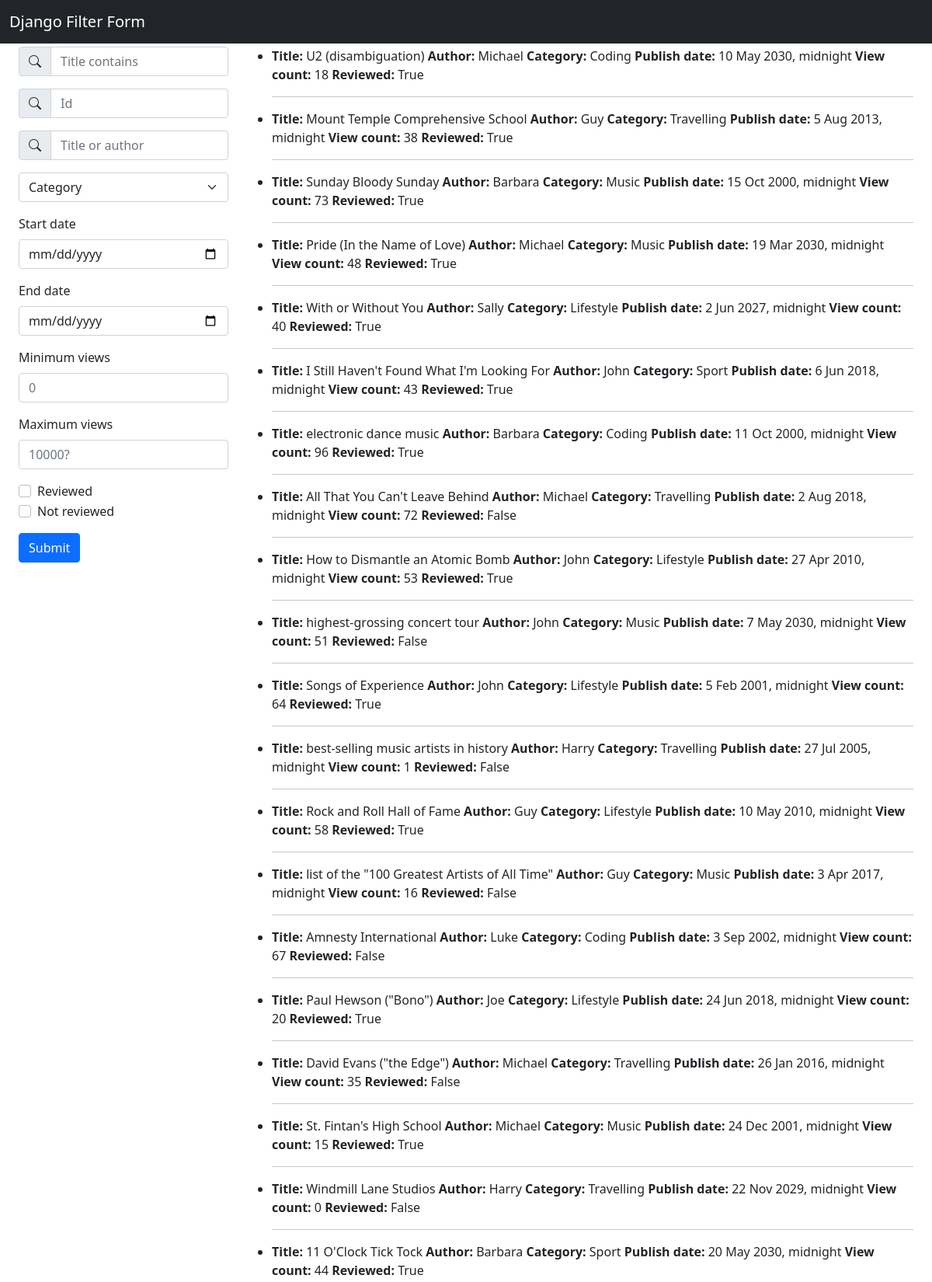
The page / (upper part) on the database its author committed.
### core/models.py (models this page shows, shortened)
class Journal(models.Model):
    title = models.CharField(max_length=120)
    author = models.ForeignKey(Author, on_delete=models.CASCADE)
    categories = models.ManyToManyField(Category)
    publish_date = models.DateTimeField()
    views = models.IntegerField(default=0)
    reviewed = models.BooleanField(default=False)

class Author(models.Model):
    name = models.CharField(max_length=30)
    def __str__(self):
        return self.name

class Category(models.Model):
    name = models.CharField(max_length=20)
    def __str__(self):
        return self.name

### core/views.py (the view)
# urls.py: path("", bootstrap_filter_view, name="bootstrap"),
def bootstrap_filter_view(request):
    qs = filter(request)
    context = {"queryset": qs, "categories": Category.objects.all()}
    return render(request, "form.html", context)

### core/views.py (called while the page is built)
def is_valid_param(param):
    return param != "" and param is not None

### core/templates/form.html (shortened to what this page needs)
{% load static %}
<!doctype html>
<html lang="en">
<head>
    <link href="https://cdn.jsdelivr.net/npm/bootstrap@5.1.3/dist/css/bootstrap.min.css" rel="stylesheet"
>
    <link rel="stylesheet" href="https://cdn.jsdelivr.net/npm/bootstrap-icons@1.7.2/font/bootstrap-icons.css">
</head>
<body>
<nav class="navbar navbar-expand-lg navbar-dark bg-dark fixed-top">
    <div class="container-fluid">
        <a class="navbar-brand" href="/">Django Filter Form</a>
    </div>
</nav>
<main role="main" class="container-fluid" style="padding: 5% 2%;">
    <div class="row">
        <div class="col-md-3">
            <form method="GET" action="">
                <div class="input-group mb-3">
                    <span class="input-group-text" id="basic-addon1"><i class="bi bi-search"></i></span>
                    <input type="search" class="form-control" placeholder="Title contains" name="title_contains"
                           aria-label="Username" aria-describedby="basic-addon1">
                </div>
                <div class="input-group mb-3">
                    <span class="input-group-text" id="basic-addon1"><i class="bi bi-search"></i></span>
                    <input type="search" class="form-control" placeholder="Id" name="id_exact"
                           aria-label="Username" aria-describedby="basic-addon1">
                </div>
                <div class="input-group mb-3">
                    <span class="input-group-text" id="basic-addon1"><i class="bi bi-search"></i></span>
                    <input type="search" class="form-control" placeholder="Title or author" name="title_or_author"
                           aria-label="Username" aria-describedby="basic-addon1">
                </div>
                <select class="form-select mb-3" id="category" name="category" aria-label="Default select example">
                    <option selected>Category</option>
                </select>
                <div class="mb-3">
                    <label for="publishDateMin" class="form-label">Start date</label>
                    <input type="date" class="form-control" id="publishDateMin"
                           name="date_min"
                           aria-describedby="publishDateMin">
                </div>
                <div class="mb-3">
                    <label for="publishDateMax" class="form-label">End date</label>
                    <input type="date" class="form-control" id="publishDateMax"
                           name="date_max"
                           aria-describedby="publishDateMax">
                </div>
                <div class="mb-3">
                    <label for="viewCountMin" class="form-label">Minimum views</label>
                    <input type="number" class="form-control" id="viewCountMin" placeholder="0" name="view_count_min"
                           aria-describedby="viewCountMin">
                </div>
                <div class="mb-3">
                    <label for="viewCountMax" class="form-label">Maximum views</label>
                    <input type="number" class="form-control" id="viewCountMax" placeholder="10000?"
                           name="view_count_max"
                           aria-describedby="viewCountMax">
                </div>
                <div class="form-check">
                    <input class="form-check-input" type="checkbox" value="" id="reviewed"
                           name="reviewed">
                    <label class="form-check-label" for="reviewed">
                        Reviewed
                    </label>
                </div>
                <div class="form-check mb-3">
                    <input class="form-check-input" type="checkbox" value="" id="notReviewed"
                           name="notReviewed">
                    <label class="form-check-label" for="notReviewed">
                        Not reviewed
                    </label>
                </div>
                <button type="submit" class="btn btn-primary">Submit</button>
            </form>
        </div>
        <div class="col-md-9">
            <ul>
                {% for item in queryset %}
                    <li><strong>Title: </strong>{{ item.title }}
                        <span><strong>Author: </strong>{{ item.author }}</span>
                        <span><strong>Category: </strong>
                            {% for category in item.categories.all %}
                                {{ category }}
                            {% endfor %}
                    </span>
                        <span><strong>Publish date: </strong>{{ item.publish_date }}</span>
                        <span><strong>View count: </strong> {{ item.views }}</span>
                        <span><strong>Reviewed: </strong> {{ item.reviewed }}</span>
                    </li>
                    <hr/>
                {% empty %}
                    <li class="alert alert-warning">Sorry no data to display!</li>
                {% endfor %}
            </ul>
        </div>
    </div>
</main>
</body>
</html>

### rows shown on the page
Journal: title "U2 (disambiguation)", author "Michael", publish_date "10 May 2030, midnight", views "18", reviewed "True"
Category: name "Coding"
Journal: title "Mount Temple Comprehensive School", author "Guy", publish_date "5 Aug 2013, midnight", views "38", reviewed "True"
Category: name "Travelling"
Journal: title "Sunday Bloody Sunday", author "Barbara", publish_date "15 Oct 2000, midnight", views "73", reviewed "True"
Category: name "Music"
Journal: title "Pride (In the Name of Love)", author "Michael", publish_date "19 Mar 2030, midnight", views "48", reviewed "True"
Journal: title "With or Without You", author "Sally", publish_date "2 Jun 2027, midnight", views "40", reviewed "True"
Category: name "Lifestyle"
Journal: title "I Still Haven't Found What I'm Looking For", author "John", publish_date "6 Jun 2018, midnight", views "43", reviewed "True"
Category: name "Sport"
Journal: title "electronic dance music", author "Barbara", publish_date "11 Oct 2000, midnight", views "96", reviewed "True"
Journal: title "All That You Can't Leave Behind", author "Michael", publish_date "2 Aug 2018, midnight", views "72", reviewed "False"
Journal: title "How to Dismantle an Atomic Bomb", author "John", publish_date "27 Apr 2010, midnight", views "53", reviewed "True"
Journal: title "highest-grossing concert tour", author "John", publish_date "7 May 2030, midnight", views "51", reviewed "False"
Journal: title "Songs of Experience", author "John", publish_date "5 Feb 2001, midnight", views "64", reviewed "True"
Journal: title "best-selling music artists in history", author "Harry", publish_date "27 Jul 2005, midnight", views "1", reviewed "False"
Journal: title "Rock and Roll Hall of Fame", author "Guy", publish_date "10 May 2010, midnight", views "58", reviewed "True"
Journal: title "list of the \"100 Greatest Artists of All Time\"", author "Guy", publish_date "3 Apr 2017, midnight", views "16", reviewed "False"
Journal: title "Amnesty International", author "Luke", publish_date "3 Sep 2002, midnight", views "67", reviewed "False"
Journal: title "Paul Hewson (\"Bono\")", author "Joe", publish_date "24 Jun 2018, midnight", views "20", reviewed "True"
Journal: title "David Evans (\"the Edge\")", author "Michael", publish_date "26 Jan 2016, midnight", views "35", reviewed "False"
Journal: title "St. Fintan's High School", author "Michael", publish_date "24 Dec 2001, midnight", views "15", reviewed "True"
Journal: title "Windmill Lane Studios", author "Harry", publish_date "22 Nov 2029, midnight", views "0", reviewed "False"
Journal: title "11 O'Clock Tick Tock", author "Barbara", publish_date "20 May 2030, midnight", views "44", reviewed "True"
